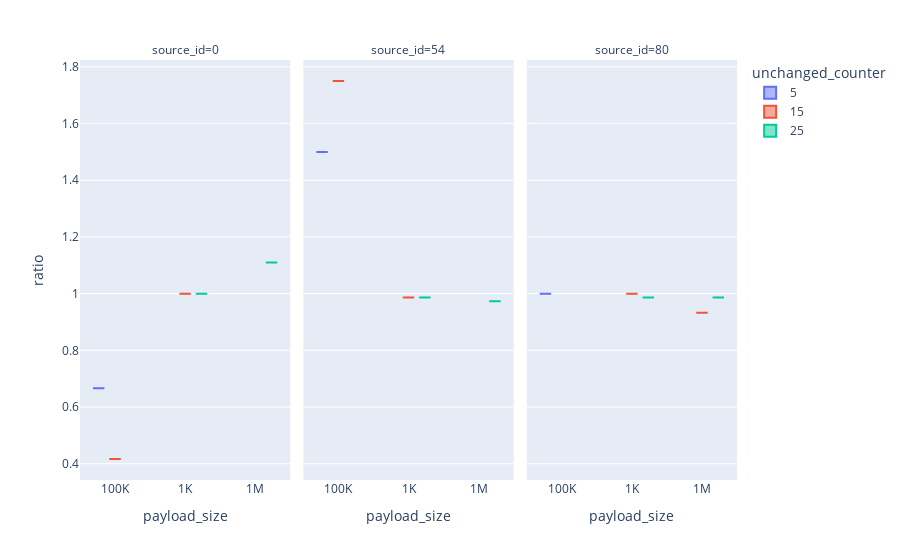

This figure's notebook cell:
### Code cell
fig = px.box(
    count_df,
    x="payload_size",
    y="ratio", 
    color="unchanged_counter",
    facet_col="source_id"
)
fig

### Figure 1 — Plotly figure (JSON) as saved in the notebook; plotly's stock layout.template omitted (floating-point values rounded to 4 significant figures)
{"data": [{"alignmentgroup": "True", "hovertemplate": "unchanged_counter=5<br>source_id=0<br>payload_size=%{x}<br>ratio=%{y}<extra></extra>", "legendgroup": "5", "marker": {"color": "#636efa"}, "name": "5", "notched": false, "offsetgroup": "5", "orientation": "v", "showlegend": true, "type": "box", "x": ["100K", "1K", "1M"], "x0": " ", "xaxis": "x", "y": [0.6667, null, null], "y0": " ", "yaxis": "y"}, {"alignmentgroup": "True", "hovertemplate": "unchanged_counter=5<br>source_id=54<br>payload_size=%{x}<br>ratio=%{y}<extra></extra>", "legendgroup": "5", "marker": {"color": "#636efa"}, "name": "5", "notched": false, "offsetgroup": "5", "orientation": "v", "showlegend": false, "type": "box", "x": ["100K", "1K", "1M"], "x0": " ", "xaxis": "x2", "y": [1.5, null, null], "y0": " ", "yaxis": "y2"}, {"alignmentgroup": "True", "hovertemplate": "unchanged_counter=5<br>source_id=80<br>payload_size=%{x}<br>ratio=%{y}<extra></extra>", "legendgroup": "5", "marker": {"color": "#636efa"}, "name": "5", "notched": false, "offsetgroup": "5", "orientation": "v", "showlegend": false, "type": "box", "x": ["100K", "1K", "1M"], "x0": " ", "xaxis": "x3", "y": [1, null, null], "y0": " ", "yaxis": "y3"}, {"alignmentgroup": "True", "hovertemplate": "unchanged_counter=15<br>source_id=0<br>payload_size=%{x}<br>ratio=%{y}<extra></extra>", "legendgroup": "15", "marker": {"color": "#EF553B"}, "name": "15", "notched": false, "offsetgroup": "15", "orientation": "v", "showlegend": true, "type": "box", "x": ["100K", "1K", "1M"], "x0": " ", "xaxis": "x", "y": [0.4167, 1, null], "y0": " ", "yaxis": "y"}, {"alignmentgroup": "True", "hovertemplate": "unchanged_counter=15<br>source_id=54<br>payload_size=%{x}<br>ratio=%{y}<extra></extra>", "legendgroup": "15", "marker": {"color": "#EF553B"}, "name": "15", "notched": false, "offsetgroup": "15", "orientation": "v", "showlegend": false, "type": "box", "x": ["100K", "1K", "1M"], "x0": " ", "xaxis": "x2", "y": [1.75, 0.9865, null], "y0": " ", "yaxis": "y2"}, {"alignmentgroup": "True", "hovertemplate": "unchanged_counter=15<br>source_id=80<br>payload_size=%{x}<br>ratio=%{y}<extra></extra>", "legendgroup": "15", "marker": {"color": "#EF553B"}, "name": "15", "notched": false, "offsetgroup": "15", "orientation": "v", "showlegend": false, "type": "box", "x": ["100K", "1K", "1M"], "x0": " ", "xaxis": "x3", "y": [null, 1, 0.9324], "y0": " ", "yaxis": "y3"}, {"alignmentgroup": "True", "hovertemplate": "unchanged_counter=25<br>source_id=0<br>payload_size=%{x}<br>ratio=%{y}<extra></extra>", "legendgroup": "25", "marker": {"color": "#00cc96"}, "name": "25", "notched": false, "offsetgroup": "25", "orientation": "v", "showlegend": true, "type": "box", "x": ["100K", "1K", "1M"], "x0": " ", "xaxis": "x", "y": [null, 1, 1.109], "y0": " ", "yaxis": "y"}, {"alignmentgroup": "True", "hovertemplate": "unchanged_counter=25<br>source_id=54<br>payload_size=%{x}<br>ratio=%{y}<extra></extra>", "legendgroup": "25", "marker": {"color": "#00cc96"}, "name": "25", "notched": false, "offsetgroup": "25", "orientation": "v", "showlegend": false, "type": "box", "x": ["100K", "1K", "1M"], "x0": " ", "xaxis": "x2", "y": [null, 0.9865, 0.973], "y0": " ", "yaxis": "y2"}, {"alignmentgroup": "True", "hovertemplate": "unchanged_counter=25<br>source_id=80<br>payload_size=%{x}<br>ratio=%{y}<extra></extra>", "legendgroup": "25", "marker": {"color": "#00cc96"}, "name": "25", "notched": false, "offsetgroup": "25", "orientation": "v", "showlegend": false, "type": "box", "x": ["100K", "1K", "1M"], "x0": " ", "xaxis": "x3", "y": [null, 0.9865, 0.9865], "y0": " ", "yaxis": "y3"}], "layout": {"annotations": [{"font": {}, "showarrow": false, "text": "source_id=0", "x": 0.16, "xanchor": "center", "xref": "paper", "y": 1, "yanchor": "bottom", "yref": "paper"}, {"font": {}, "showarrow": false, "text": "source_id=54", "x": 0.5, "xanchor": "center", "xref": "paper", "y": 1, "yanchor": "bottom", "yref": "paper"}, {"font": {}, "showarrow": false, "text": "source_id=80", "x": 0.84, "xanchor": "center", "xref": "paper", "y": 1, "yanchor": "bottom", "yref": "paper"}], "boxmode": "group", "legend": {"title": {"text": "unchanged_counter"}, "tracegroupgap": 0}, "margin": {"t": 60}, "xaxis": {"anchor": "y", "domain": [0, 0.32], "title": {"text": "payload_size"}}, "xaxis2": {"anchor": "y2", "domain": [0.34, 0.66], "matches": "x", "title": {"text": "payload_size"}}, "xaxis3": {"anchor": "y3", "domain": [0.68, 1.0], "matches": "x", "title": {"text": "payload_size"}}, "yaxis": {"anchor": "x", "domain": [0, 1], "title": {"text": "ratio"}}, "yaxis2": {"anchor": "x2", "domain": [0, 1], "matches": "y", "showticklabels": false}, "yaxis3": {"anchor": "x3", "domain": [0, 1], "matches": "y", "showticklabels": false}}}
